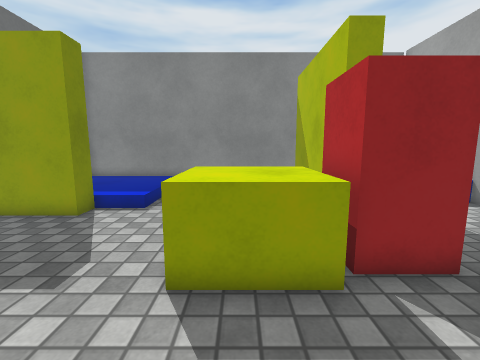
View 1 (above)

17 first-person views from a walk through a 3-D level made in the Unity game engine. The camera is 1.2 m above the floor, tilts 8° down and sees 90° across. The floor is counted in squares, 0.5 m on a side. Each view is taken from the middle of a square. On the plan, view 1 faces up. The plan holds only what a view shows up to about 17 squares ahead; the rest is blank. Surface patterns are stand-ins for the level's own textures.

View 2
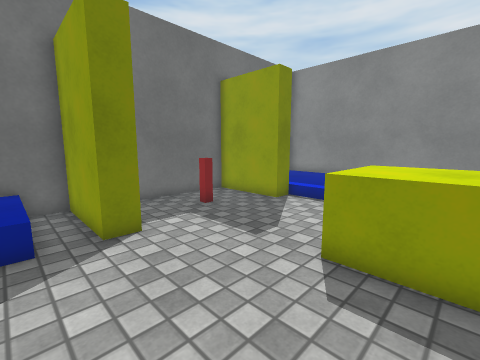

View 3
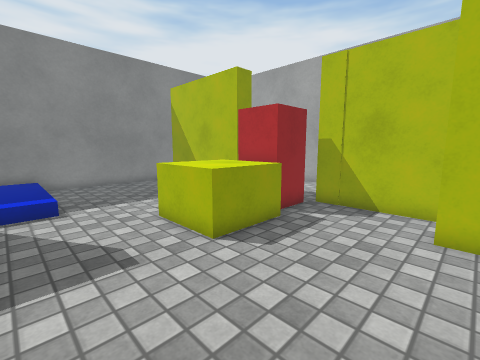

View 4
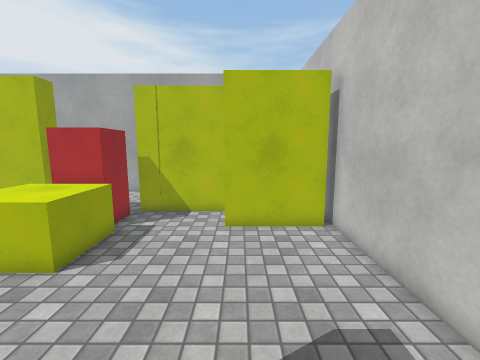

View 5
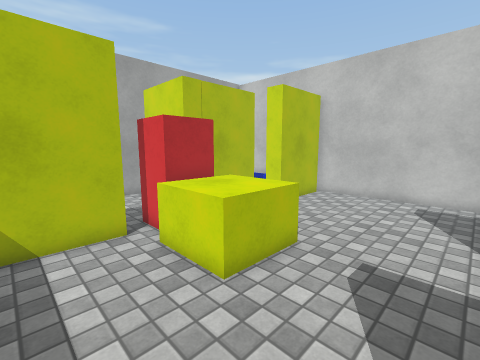

View 6
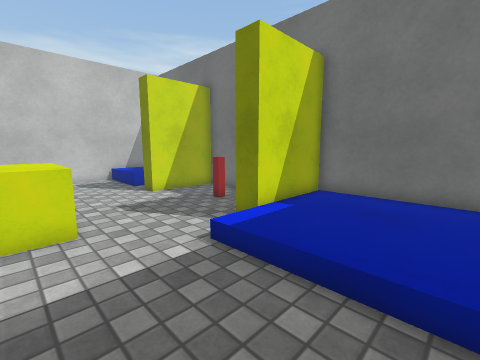

View 7
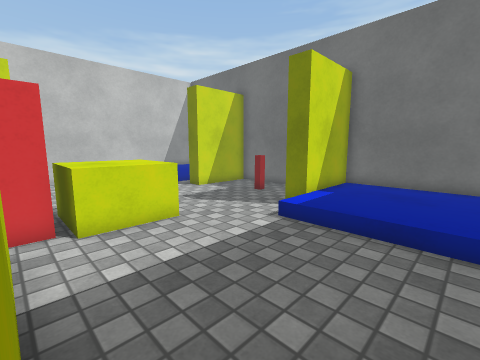

View 8
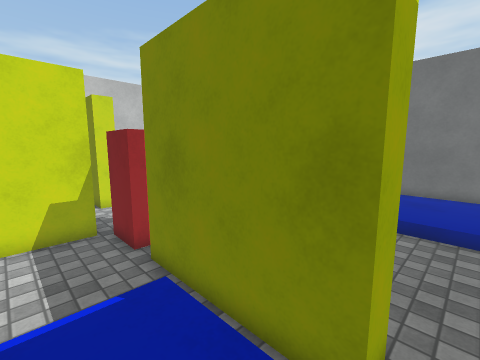

View 9
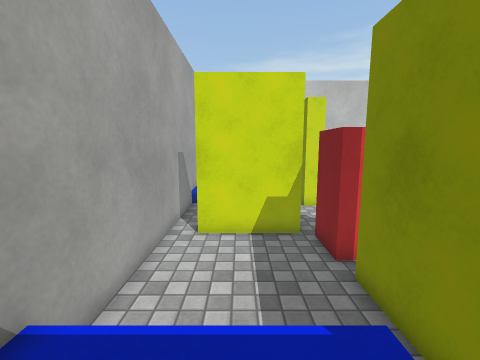

View 10
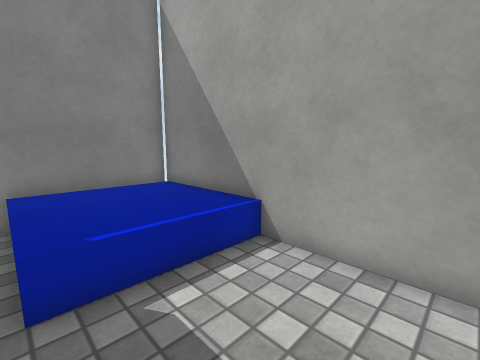

View 11
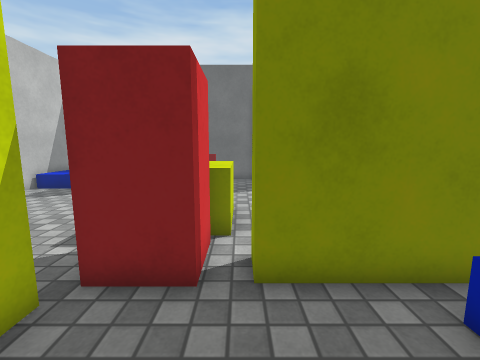

View 12
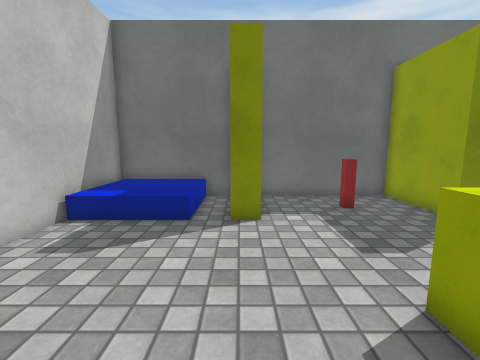

View 13
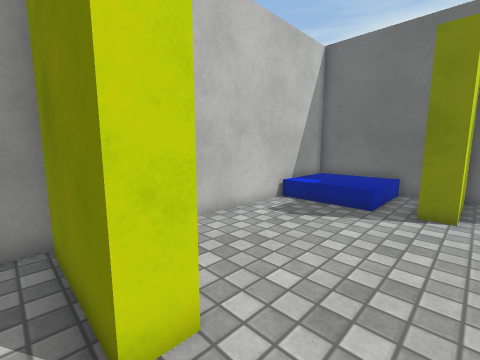

View 14
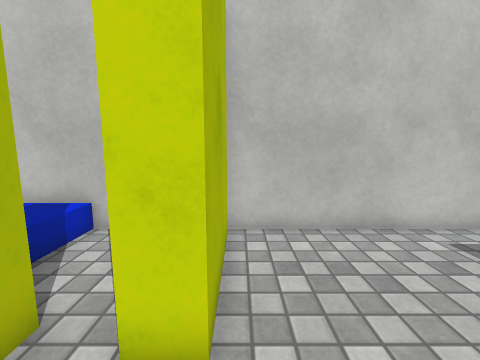

View 15
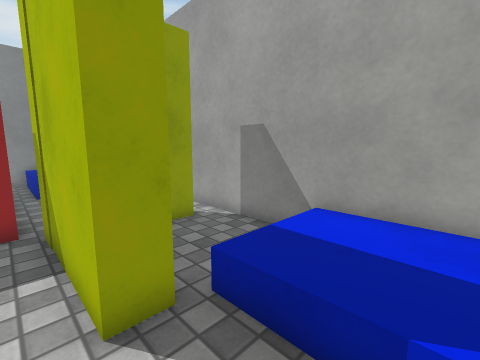

View 16
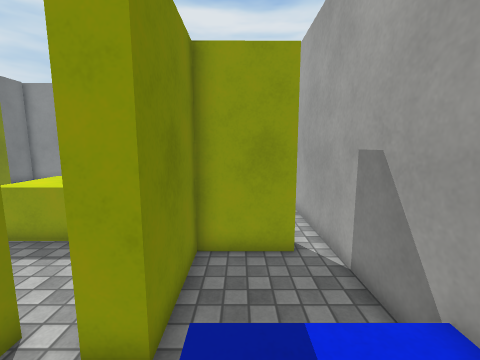

View 17
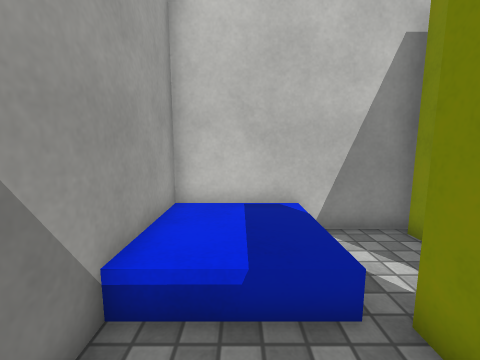

### Floor plan
Key: @ floor where view 1 was taken; # wall or solid block; . main floor; : floor 0.25 m higher than the main floor; + floor 0.5 m higher than the main floor; / step, stairs or slope; = window, fence, low wall or low ledge; B block; R red block.
Columns run from 10 left of view 1 to 10 right of it. Each row starts with its distance up from view 1.
 15 #####################
 14 #::::::......../ +  #
 13 #::::::......##/ +  #
 12 #::::::......##/    #
 11 #::::::......##/    #
 10 #::::::......##/////#
  9 #####//......##.....#
  8 #####........##.....#
  7 #........BBBB##.....#
  6 #........BBBRRR.....#
  5 #.==.....BBBR R.....#
  4 #........BBBRRR######
  3 #..............######
  2 #####..........##...#
  1 #####..........##...#
  0 #.........@....##...#
 -1 #++++.......##.##///#
 -2 #   +.......##...   #
 -3 #   +.......##...   #
 -4 #   +.......##...+  #
 -5 #####################

Where each view was taken, in squares from view 1:
view 1: 0 up, 0 right, facing up
view 2: 1 down, 1 right, facing up-left
view 3: 1 down, 5 left, facing up-right
view 4: 1 down, 7 left, facing right
view 5: 10 up, 5 left, facing down-right
view 6: 14 up, 0 right, facing down-left
view 7: 14 up, 3 right, facing down-left
view 8: 14 up, 7 right, facing down-left
view 9: 13 up, 7 right, facing down
view 10: 6 up, 5 right, facing up-right
view 11: 7 up, 8 right, facing left
view 12: 1 up, 2 right, facing left
view 13: 2 up, 4 right, facing down-left
view 14: 2 up, 2 right, facing down
view 15: 4 down, 4 right, facing up-right
view 16: 4 down, 7 right, facing up
view 17: 2 up, 8 right, facing down
